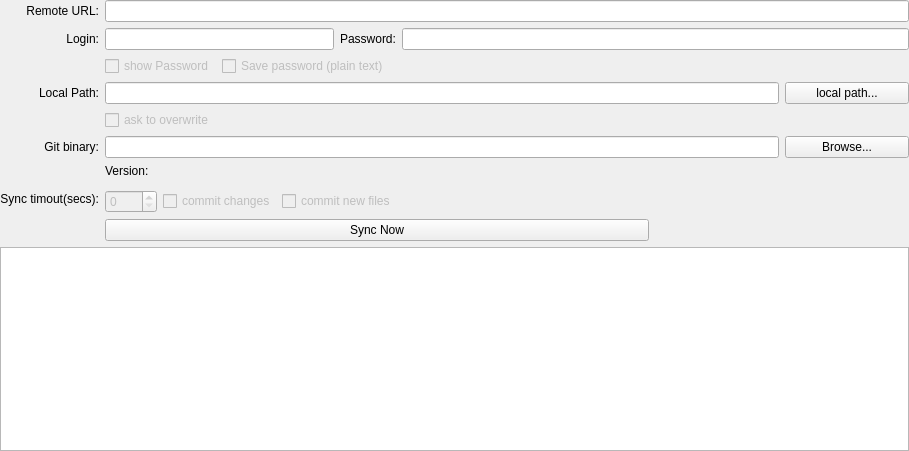
<?xml version="1.0" encoding="UTF-8"?>
<ui version="4.0">
 <class>GitStorageHelper</class>
 <widget class="QWidget" name="GitStorageHelper">
  <property name="geometry">
   <rect>
    <x>0</x>
    <y>0</y>
    <width>909</width>
    <height>451</height>
   </rect>
  </property>
  <property name="sizePolicy">
   <sizepolicy hsizetype="Preferred" vsizetype="Preferred">
    <horstretch>0</horstretch>
    <verstretch>0</verstretch>
   </sizepolicy>
  </property>
  <property name="windowTitle">
   <string>Form</string>
  </property>
  <layout class="QGridLayout" name="gridLayout">
   <property name="margin">
    <number>0</number>
   </property>
   <item row="0" column="0">
    <widget class="QLabel" name="label">
     <property name="sizePolicy">
      <sizepolicy hsizetype="Preferred" vsizetype="Preferred">
       <horstretch>0</horstretch>
       <verstretch>0</verstretch>
      </sizepolicy>
     </property>
     <property name="text">
      <string>Remote URL:</string>
     </property>
     <property name="alignment">
      <set>Qt::AlignRight|Qt::AlignTrailing|Qt::AlignVCenter</set>
     </property>
    </widget>
   </item>
   <item row="0" column="1" colspan="9">
    <widget class="QLineEdit" name="remoteUrl">
     <property name="sizePolicy">
      <sizepolicy hsizetype="Minimum" vsizetype="Fixed">
       <horstretch>0</horstretch>
       <verstretch>0</verstretch>
      </sizepolicy>
     </property>
    </widget>
   </item>
   <item row="1" column="0">
    <widget class="QLabel" name="label_3">
     <property name="sizePolicy">
      <sizepolicy hsizetype="Preferred" vsizetype="Preferred">
       <horstretch>0</horstretch>
       <verstretch>0</verstretch>
      </sizepolicy>
     </property>
     <property name="text">
      <string>Login:</string>
     </property>
     <property name="alignment">
      <set>Qt::AlignRight|Qt::AlignTrailing|Qt::AlignVCenter</set>
     </property>
    </widget>
   </item>
   <item row="2" column="1" colspan="2">
    <widget class="QCheckBox" name="cbShowPassword">
     <property name="enabled">
      <bool>false</bool>
     </property>
     <property name="sizePolicy">
      <sizepolicy hsizetype="Maximum" vsizetype="Fixed">
       <horstretch>0</horstretch>
       <verstretch>0</verstretch>
      </sizepolicy>
     </property>
     <property name="text">
      <string>show Password</string>
     </property>
    </widget>
   </item>
   <item row="2" column="3" colspan="3">
    <widget class="QCheckBox" name="cbSavePassword">
     <property name="enabled">
      <bool>false</bool>
     </property>
     <property name="text">
      <string>Save password (plain text)</string>
     </property>
    </widget>
   </item>
   <item row="2" column="6" colspan="4">
    <spacer name="horizontalSpacer_2">
     <property name="orientation">
      <enum>Qt::Horizontal</enum>
     </property>
     <property name="sizeHint" stdset="0">
      <size>
       <width>458</width>
       <height>20</height>
      </size>
     </property>
    </spacer>
   </item>
   <item row="3" column="0">
    <widget class="QLabel" name="label_2">
     <property name="sizePolicy">
      <sizepolicy hsizetype="Preferred" vsizetype="Preferred">
       <horstretch>0</horstretch>
       <verstretch>0</verstretch>
      </sizepolicy>
     </property>
     <property name="text">
      <string>Local Path:</string>
     </property>
     <property name="alignment">
      <set>Qt::AlignRight|Qt::AlignTrailing|Qt::AlignVCenter</set>
     </property>
    </widget>
   </item>
   <item row="3" column="1" colspan="8">
    <widget class="QLineEdit" name="localPath">
     <property name="sizePolicy">
      <sizepolicy hsizetype="Minimum" vsizetype="Fixed">
       <horstretch>0</horstretch>
       <verstretch>0</verstretch>
      </sizepolicy>
     </property>
    </widget>
   </item>
   <item row="3" column="9">
    <widget class="QPushButton" name="bLocalPath">
     <property name="sizePolicy">
      <sizepolicy hsizetype="Preferred" vsizetype="Fixed">
       <horstretch>0</horstretch>
       <verstretch>0</verstretch>
      </sizepolicy>
     </property>
     <property name="text">
      <string>local path...</string>
     </property>
    </widget>
   </item>
   <item row="4" column="1" colspan="2">
    <widget class="QCheckBox" name="askOverWrite">
     <property name="enabled">
      <bool>false</bool>
     </property>
     <property name="sizePolicy">
      <sizepolicy hsizetype="Maximum" vsizetype="Fixed">
       <horstretch>0</horstretch>
       <verstretch>0</verstretch>
      </sizepolicy>
     </property>
     <property name="layoutDirection">
      <enum>Qt::LeftToRight</enum>
     </property>
     <property name="text">
      <string>ask to overwrite</string>
     </property>
    </widget>
   </item>
   <item row="4" column="3" colspan="7">
    <spacer name="horizontalSpacer_4">
     <property name="orientation">
      <enum>Qt::Horizontal</enum>
     </property>
     <property name="sizeHint" stdset="0">
      <size>
       <width>40</width>
       <height>20</height>
      </size>
     </property>
    </spacer>
   </item>
   <item row="5" column="0">
    <widget class="QLabel" name="label_6">
     <property name="sizePolicy">
      <sizepolicy hsizetype="Preferred" vsizetype="Preferred">
       <horstretch>0</horstretch>
       <verstretch>0</verstretch>
      </sizepolicy>
     </property>
     <property name="text">
      <string>Git binary:</string>
     </property>
     <property name="alignment">
      <set>Qt::AlignRight|Qt::AlignTrailing|Qt::AlignVCenter</set>
     </property>
    </widget>
   </item>
   <item row="5" column="1" colspan="8">
    <widget class="QLineEdit" name="gitBinaryPath">
     <property name="sizePolicy">
      <sizepolicy hsizetype="Minimum" vsizetype="Fixed">
       <horstretch>0</horstretch>
       <verstretch>0</verstretch>
      </sizepolicy>
     </property>
    </widget>
   </item>
   <item row="5" column="9">
    <widget class="QPushButton" name="bGitBinary">
     <property name="sizePolicy">
      <sizepolicy hsizetype="Preferred" vsizetype="Fixed">
       <horstretch>0</horstretch>
       <verstretch>0</verstretch>
      </sizepolicy>
     </property>
     <property name="text">
      <string>Browse...</string>
     </property>
    </widget>
   </item>
   <item row="6" column="1">
    <widget class="QLabel" name="gitVersion">
     <property name="text">
      <string>Version:</string>
     </property>
    </widget>
   </item>
   <item row="6" column="2" rowspan="2" colspan="8">
    <spacer name="horizontalSpacer_3">
     <property name="orientation">
      <enum>Qt::Horizontal</enum>
     </property>
     <property name="sizeHint" stdset="0">
      <size>
       <width>725</width>
       <height>20</height>
      </size>
     </property>
    </spacer>
   </item>
   <item row="7" column="0" rowspan="2">
    <widget class="QLabel" name="label_7">
     <property name="sizePolicy">
      <sizepolicy hsizetype="Preferred" vsizetype="Preferred">
       <horstretch>0</horstretch>
       <verstretch>0</verstretch>
      </sizepolicy>
     </property>
     <property name="text">
      <string>Sync timout(secs):</string>
     </property>
     <property name="alignment">
      <set>Qt::AlignRight|Qt::AlignTrailing|Qt::AlignVCenter</set>
     </property>
    </widget>
   </item>
   <item row="8" column="1">
    <widget class="QSpinBox" name="syncTimout">
     <property name="enabled">
      <bool>false</bool>
     </property>
    </widget>
   </item>
   <item row="8" column="2" colspan="2">
    <widget class="QCheckBox" name="cbCommitChanges">
     <property name="enabled">
      <bool>false</bool>
     </property>
     <property name="text">
      <string>commit changes</string>
     </property>
    </widget>
   </item>
   <item row="8" column="4" colspan="2">
    <widget class="QCheckBox" name="cbCommitNewFiles">
     <property name="enabled">
      <bool>false</bool>
     </property>
     <property name="text">
      <string>commit new files</string>
     </property>
    </widget>
   </item>
   <item row="8" column="6" colspan="4">
    <spacer name="horizontalSpacer_5">
     <property name="orientation">
      <enum>Qt::Horizontal</enum>
     </property>
     <property name="sizeHint" stdset="0">
      <size>
       <width>676</width>
       <height>20</height>
      </size>
     </property>
    </spacer>
   </item>
   <item row="9" column="1" colspan="7">
    <widget class="QPushButton" name="bSync">
     <property name="text">
      <string>Sync Now</string>
     </property>
    </widget>
   </item>
   <item row="9" column="8" colspan="2">
    <spacer name="horizontalSpacer">
     <property name="orientation">
      <enum>Qt::Horizontal</enum>
     </property>
     <property name="sizeHint" stdset="0">
      <size>
       <width>228</width>
       <height>20</height>
      </size>
     </property>
    </spacer>
   </item>
   <item row="10" column="0" colspan="10">
    <widget class="QTextEdit" name="output">
     <property name="sizePolicy">
      <sizepolicy hsizetype="Preferred" vsizetype="Expanding">
       <horstretch>0</horstretch>
       <verstretch>0</verstretch>
      </sizepolicy>
     </property>
     <property name="readOnly">
      <bool>true</bool>
     </property>
    </widget>
   </item>
   <item row="1" column="5">
    <widget class="QLabel" name="label_4">
     <property name="sizePolicy">
      <sizepolicy hsizetype="Maximum" vsizetype="Preferred">
       <horstretch>0</horstretch>
       <verstretch>0</verstretch>
      </sizepolicy>
     </property>
     <property name="text">
      <string>Password:</string>
     </property>
    </widget>
   </item>
   <item row="1" column="6" colspan="4">
    <widget class="QLineEdit" name="password">
     <property name="sizePolicy">
      <sizepolicy hsizetype="Minimum" vsizetype="Fixed">
       <horstretch>0</horstretch>
       <verstretch>0</verstretch>
      </sizepolicy>
     </property>
    </widget>
   </item>
   <item row="1" column="1" colspan="4">
    <widget class="QLineEdit" name="login">
     <property name="sizePolicy">
      <sizepolicy hsizetype="Minimum" vsizetype="Fixed">
       <horstretch>0</horstretch>
       <verstretch>0</verstretch>
      </sizepolicy>
     </property>
    </widget>
   </item>
  </layout>
 </widget>
 <resources/>
 <connections/>
</ui>
